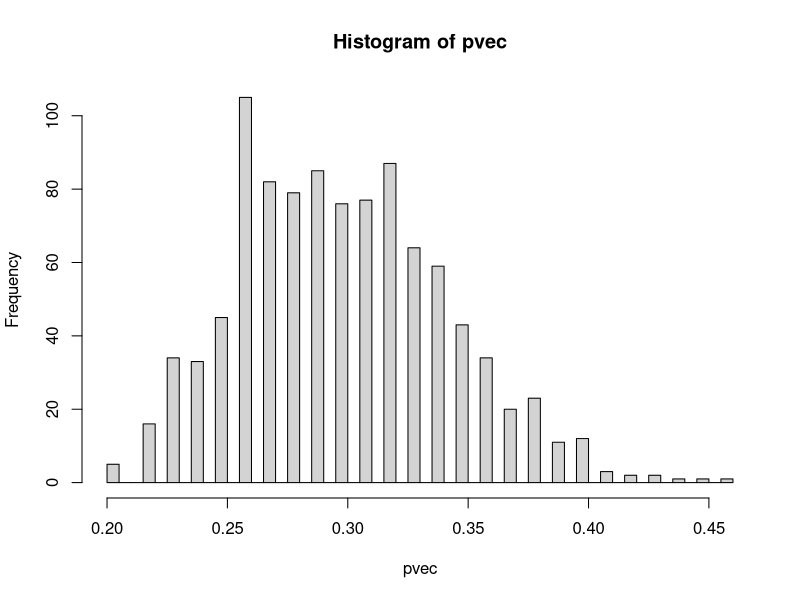

This figure's R source:

pvec<-NULL

for (rep in 1:1000){
# chain binomial model for outbreak
tmp.s<-99
tmp.i<-1
tmp.r<-0
results<-as.data.frame(matrix(c(0,tmp.s,tmp.i,tmp.r),nrow=1))
names(results)<-c("t","s","i","r")
p=0.3

for (j in 1:9){ # 10 timesteps total (IC+9)
new.i<-rbinom(1,tmp.s,(1-(1-p)^tmp.i))
tmp.r<-tmp.r+tmp.i
tmp.s<-tmp.s-new.i
tmp.i<-new.i
results<-rbind(results,c(j,tmp.s,tmp.i,tmp.r))  
}

lvec<-NULL
for (pp in seq(0,1,0.01)){
my.l<-1
for (j in 1:9){
p<-1-(1-pp)^results$i[j]
my.l<-my.l*choose(results$s[j],results$i[j+1])*p^(results$i[j+1])*(1-p)^(results$s[j+1])
}
lvec<-c(lvec,my.l)
}
#plot(seq(0,1,0.01),lvec,type="l")

pvec<-c(pvec,((which(lvec==max(lvec)))-1)/100)
}
hist(pvec,breaks=50)